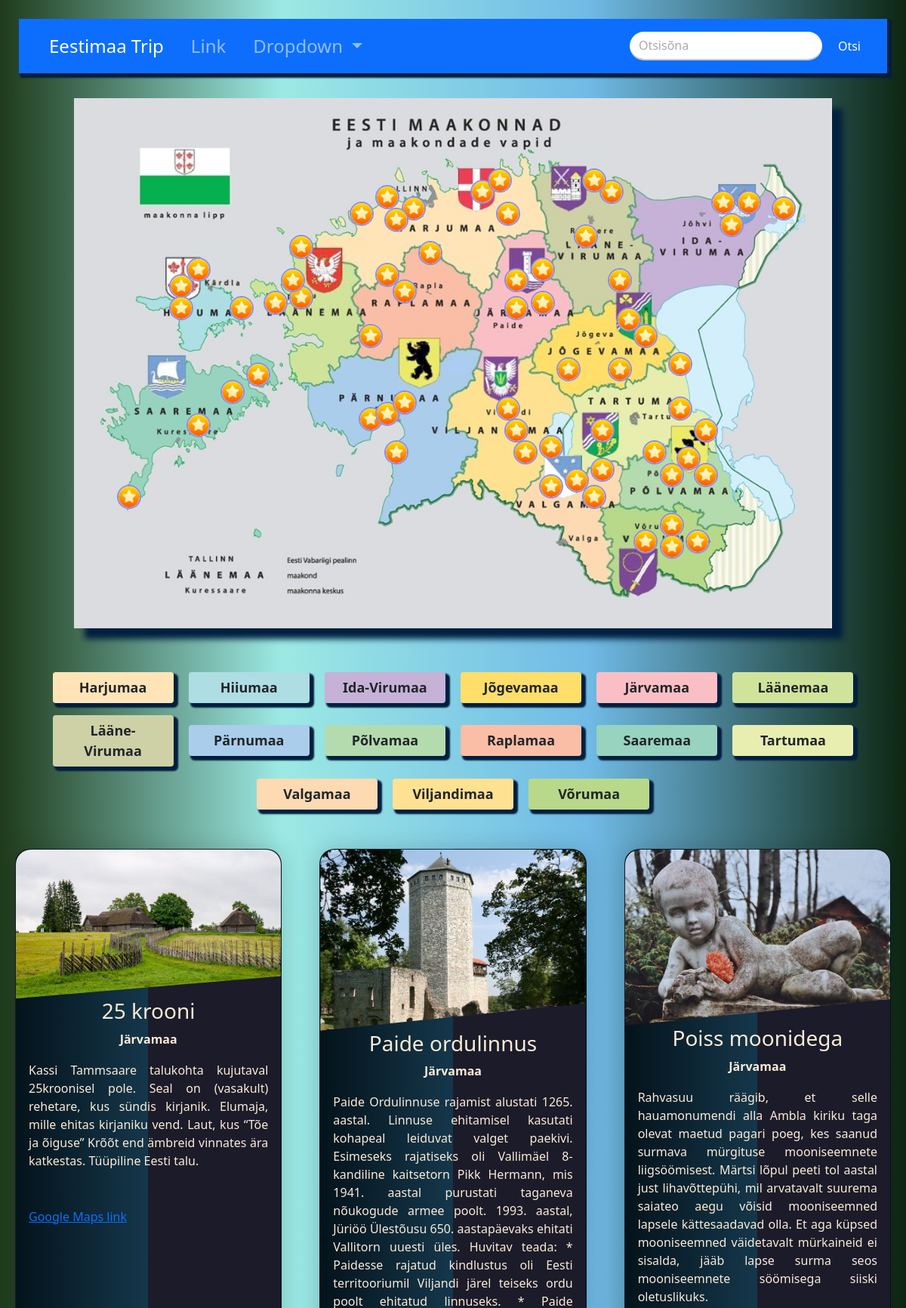
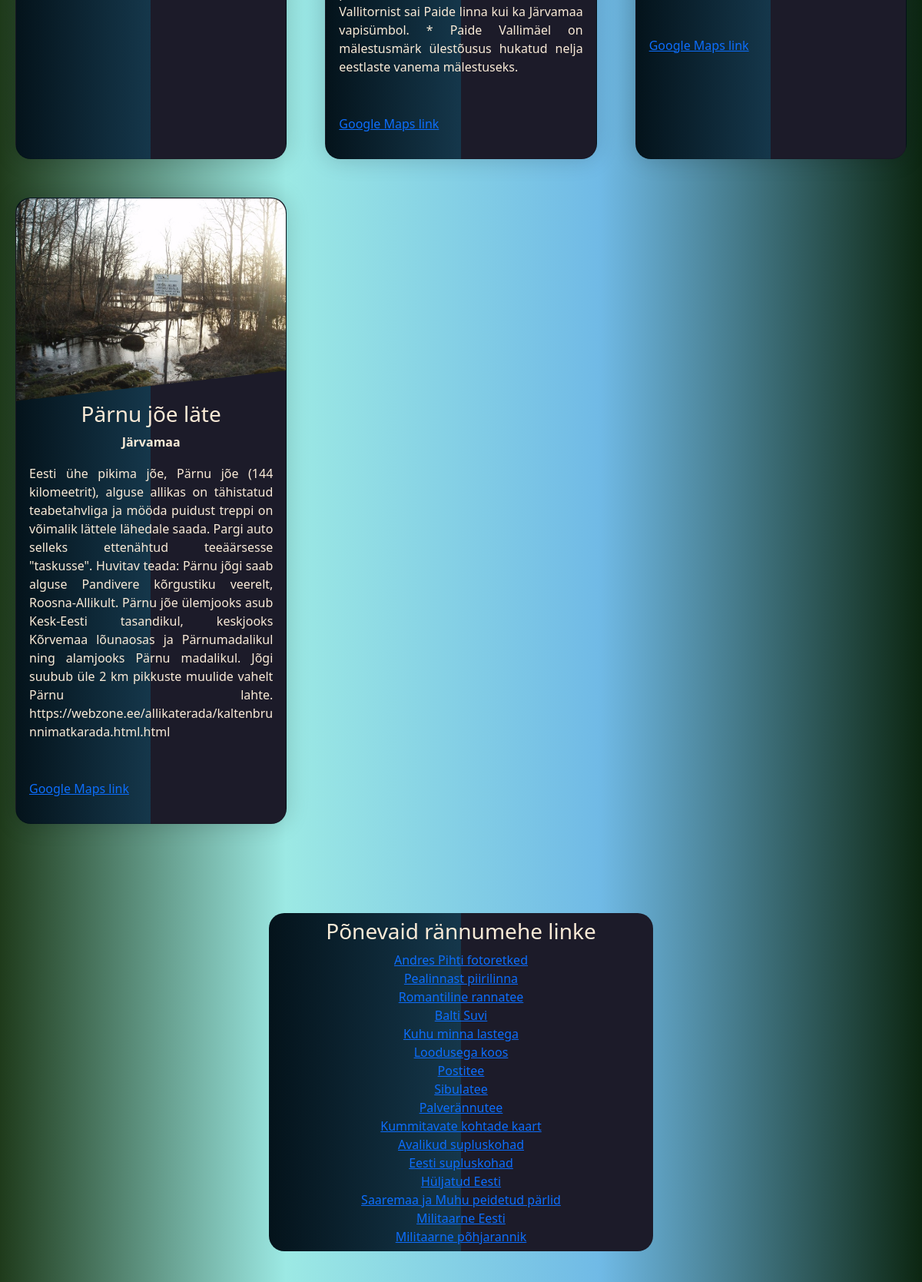
/jar.php (upper part), run on the app's committed database (2 pictures, top to bottom).
### tables this page shows
CREATE TABLE `siht` (
  `id` int(11) NOT NULL,
  `tunnus` varchar(7) NOT NULL,
  `nimi` varchar(50) NOT NULL,
  `maakond` varchar(20) NOT NULL,
  `info` varchar(3000) NOT NULL,
  `asukoht` varchar(50) NOT NULL,
  `iframe` varchar(1000) NOT NULL
);

### jar.php (the view, shortened to what this page needs)
<?php
    $message_sent = false;
?>
<!DOCTYPE html>
<html lang="en">
<head>
    <link rel="stylesheet" href="css/bootstrap.min.css">
    <link rel="stylesheet" href="style/style.css">
</head>
<body>
    <nav class="navbar navbar-expand-lg navbar-dark bg-primary">
        <div class="container-fluid">
          <div class="collapse navbar-collapse" id="navbarSupportedContent">
            <ul class="navbar-nav me-auto mb-2 mb-lg-0">
              <li class="nav-item">
                <a class="nav-link active" aria-current="page" href="#">Eestimaa Trip</a>
              </li>
              <li class="nav-item">
                <a class="nav-link" href="#">Link</a>
              </li>
              <li class="nav-item dropdown">
                <a class="nav-link dropdown-toggle" href="#" id="navbarDropdown" role="button" data-bs-toggle="dropdown" aria-expanded="false">
                  Dropdown
                </a>
              </li>
            </ul>
            <form class="d-flex">
              <input class="form-control me-2 rounded-pill" type="search" placeholder="Otsisõna" aria-label="Search">
              <button class="btn btn-primary" type="submit">Otsi</button>
            </form>
          </div>
        </div>
    </nav>
<div id="body">
        <?php include 'map.php';?>
        <div id="maakonnad">
            <button type="button" class="btn" onclick="window.location.href='har.php#siht'" style="background-color: #ffe4b7;">Harjumaa</button>
            <button type="button" class="btn" onclick="window.location.href='hii.php#siht'" style="background-color: #aedde3;">Hiiumaa</button>
            <button type="button" class="btn" onclick="window.location.href='ivi.php#siht'" style="background-color: #c6b2d7;">Ida-Virumaa</button>
            <button type="button" class="btn" onclick="window.location.href='jog.php#siht'" style="background-color: #ffde6a;">Jõgevamaa</button>
            <button type="button" class="btn" onclick="window.location.href='jar.php#siht'" style="background-color: #fabfc5;">Järvamaa</button>
            <button type="button" class="btn" onclick="window.location.href='laa.php#siht'" style="background-color: #cfe39b;">Läänemaa</button>
            <button type="button" class="btn" onclick="window.location.href='lvi.php#siht'" style="background-color: #ced1a6;">Lääne-Virumaa</button>
            <button type="button" class="btn" onclick="window.location.href='par.php#siht'" style="background-color: #aacdeb;">Pärnumaa</button>
            <button type="button" class="btn" onclick="window.location.href='pol.php#siht'" style="background-color: #b4dbae;">Põlvamaa</button>
            <button type="button" class="btn" onclick="window.location.href='rap.php#siht'" style="background-color: #fabea6;">Raplamaa</button>
            <button type="button" class="btn" onclick="window.location.href='saa.php#siht'" style="background-color: #98d3bf;">Saaremaa</button>
            <button type="button" class="btn" onclick="window.location.href='tar.php#siht'" style="background-color: #e8eeb0;">Tartumaa</button>
            <button type="button" class="btn" onclick="window.location.href='val.php#siht'" style="background-color: #fddab2;">Valgamaa</button>
            <button type="button" class="btn" onclick="window.location.href='vil.php#siht'" style="background-color: #fee191;">Viljandimaa</button>
            <button type="button" class="btn" onclick="window.location.href='vor.php#siht'" style="background-color: #b8d98a;">Võrumaa</button>
        </div><br>
        <?php
        $servername = "localhost";
        $username = "root";
        $password = "";
        $dbname = "eesti_trip";
        $conn = mysqli_connect($servername, $username, $password, $dbname);
        $sql = "SELECT tunnus, nimi, maakond, info, asukoht, iframe FROM siht WHERE maakond='Järvamaa'";
        if ($result=mysqli_query($conn,$sql)) {
            if(mysqli_num_rows($result)>0){
                echo"<div class='cards'>";
                while($row=mysqli_fetch_array($result)){
                    echo"<div class='card'>";
                    echo"<div class='card_container'>";
                    echo"<img class='location' src='img/".$row['tunnus'].".jpg' alt=''>";
                    echo"</div>";
                    echo"<div class='details'>";
                    echo"<h3>".$row['nimi']."</h3>";
                    echo"<div class='mk'><b>".$row['maakond']."</b></div>";
                    echo"<p>".$row['info']."</p>";
                    echo"<p><a target='_blank' href=".$row['asukoht'].">Google Maps link</a></p>";
                    echo"</div>";
                    echo"</div>";
                }
                echo"</div class='cards'>";
                } else {
                    echo"Kirjeid ei leitud!";
                }
        } else {
            echo "Viga: " . $sql . "<br>" . mysqli_error($conn);
        }
        ?>
        </div><br><br>
    </div><br><br>
    <?php include 'links.php';?>
    <?php
    if($message_sent):
    ?>
      <h3>Tänud, me võtame teiega ühendust!</h3>
    <?php
    else:
    ?>
    <br>
    <?php
    endif;
    ?>
</body>
</html>

### style/style.css (style rules this page uses)
:root { --boxshadow: #001f3f; --font-color: #555; --font-color-color: orange; }
body { background-color: #b3c6ce; background: linear-gradient(90deg, rgb(31, 59, 27) 0%, rgba(156,233,228,1) 31%, rgba(112,186,230,1) 65%, rgba(12,38,17,1) 100%); background-attachment: fixed; color: antiquewhite; text-align: center; }
.navbar-nav > li { margin-left:10px; margin-right:10px; font-size: x-large; }
.navbar { background-color: #001f3f; margin: 25px; padding: 10px; box-shadow: 4px 4px 2px 2px var(--boxshadow); }
.form-control { box-shadow: none; border-radius: 0; border-color: #CCC; border-width: 2px; border-style: none none solid none; }
.form-control::placeholder { color: #aaa; }
#maakonnad { margin: auto; width: 90%; display: block; }
#maakonnad > button { width: 160px; margin: 8px; font-size: large; font-weight: 600; box-shadow: 4px 4px 2px 2px var(--boxshadow); }
.cards { display: grid; grid-template-columns: repeat(auto-fit, minmax(300px,1fr)); padding: 20px; grid-gap: 50px; }
.card { text-align: justify; background: linear-gradient(90deg, rgb(4, 19, 27) 0%, rgb(21, 55, 75) 50%, rgba(28,27,41,1) 50%, rgba(28,27,41,1) 100%); border-radius: 20px; box-shadow: 0 0 30px rgba(0,0,0,0.18); transition: 0.4s; cursor: pointer; }
.mk { text-align: center; }
.card_container { position: relative; clip-path: polygon(0 0,100% 0, 100% 85%, 0 100%); }
img.location { width: 100%; display: block; border-radius: 20px 20px 0 0; }
h3 { text-align: center; }
p { padding: 17px; }

### data on the page
siht: tunnus (picture), nimi "25 krooni", maakond "Järvamaa", info "Kassi Tammsaare talukohta kujutaval 25kroonisel pole. Seal on (vasakult) rehetare, kus sündis kirjanik. Elumaja, mille ehitas kirjaniku vend. Laut, kus “Tõe ja õiguse” Krõõt end ämbreid vinnates ära katkestas. Tüüpiline Eesti talu."
siht: tunnus (picture), nimi "Paide ordulinnus", maakond "Järvamaa", info "Paide Ordulinnuse rajamist alustati 1265. aastal. Linnuse ehitamisel kasutati kohapeal leiduvat valget paekivi. Esimeseks rajatiseks oli Vallimäel 8-kandiline kaitsetorn Pikk Hermann, mis 1941. aastal purustati taganeva nõukogude armee poolt. 1993. aastal, Jüriöö Ülestõusu 650. aastapäevaks ehitati Vallitorn uuesti üles. Huvitav teada: * Paidesse rajatud kindlustus oli Eesti territooriumil Viljandi järel teiseks ordu poolt ehitatud linnuseks. * Paide Vallitornist sai Paide linna kui ka Järvamaa vapisümbol. * Paide Vallimäel on mälestusmärk ülestõusus hukatud nelja eestlaste vanema mälestuseks."
siht: tunnus (picture), nimi "Poiss moonidega", maakond "Järvamaa", info "Rahvasuu räägib, et selle hauamonumendi alla Ambla kiriku taga olevat maetud pagari poeg, kes saanud surmava mürgituse mooniseemnete liigsöömisest. Märtsi lõpul peeti tol aastal just lihavõttepühi, mil arvatavalt suurema saiateo aegu võisid mooniseemned lapsele kättesaadavad olla. Et aga küpsed mooniseemned väidetavalt mürkaineid ei sisalda, jääb lapse surma seos mooniseemnete söömisega siiski oletuslikuks."
siht: tunnus (picture), nimi "Pärnu jõe läte", maakond "Järvamaa", info "Eesti ühe pikima jõe, Pärnu jõe (144 kilomeetrit), alguse allikas on tähistatud teabetahvliga ja mööda puidust treppi on võimalik lättele lähedale saada. Pargi auto selleks ettenähtud teeäärsesse \"taskusse\". Huvitav teada: Pärnu jõgi saab alguse Pandivere kõrgustiku veerelt, Roosna-Allikult. Pärnu jõe ülemjooks asub Kesk-Eesti tasandikul, keskjooks Kõrvemaa lõunaosas ja Pärnumadalikul ning alamjooks Pärnu madalikul. Jõgi suubub üle 2 km pikkuste muulide vahelt Pärnu lahte. https://webzone.ee/allikaterada/kaltenbrunnimatkarada.html.html"
